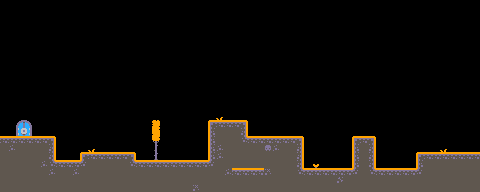

Rendered tile map (Tiled .tmx) drawn with the repository's tilesets; below, a short description and the full map source, tile grids included:
An orthogonal 60x24 tile map with 8x8 px tiles, 1 tile layer (ground) and 38 objects (3x ground-enemy, player, finish).

<map version="1.10" tiledversion="1.11.2" orientation="orthogonal" renderorder="right-down" width="60" height="24" tilewidth="8" tileheight="8" infinite="0" nextlayerid="8" nextobjectid="102">
 <editorsettings>
  <export target="../maps/map3.json" format="json" />
 </editorsettings>
 <tileset firstgid="1" name="tilemap_packed" tilewidth="8" tileheight="8" tilecount="150" columns="15">
  <image source="../tilemap_packed.png" width="120" height="80" />
 </tileset>
 <layer id="1" name="ground" width="60" height="24">
  <data encoding="csv">
0,0,0,0,0,0,0,0,0,0,0,0,0,0,0,0,0,0,0,0,0,0,0,0,0,0,0,0,0,0,0,0,0,0,0,0,0,0,0,0,0,0,0,0,0,0,0,0,0,0,0,0,0,0,0,0,0,0,0,0,
0,0,0,0,0,0,0,0,0,0,0,0,0,0,0,0,0,0,0,0,0,0,0,0,0,0,0,0,0,0,0,0,0,0,0,0,0,0,0,0,0,0,0,0,0,0,0,0,0,0,0,0,0,0,0,0,0,0,0,0,
0,0,0,0,0,0,0,0,0,0,0,0,0,0,0,0,0,0,0,0,0,0,0,0,0,0,0,0,0,0,0,0,0,0,0,0,0,0,0,0,0,0,0,0,0,0,0,0,0,0,0,0,0,0,0,0,0,0,0,0,
0,0,0,0,0,0,0,0,0,0,0,0,0,0,0,0,0,0,0,0,0,0,0,0,0,0,0,0,0,0,0,0,0,0,0,0,0,0,0,0,0,0,0,0,0,0,0,0,0,0,0,0,0,0,0,0,0,0,0,0,
0,0,0,0,0,0,0,0,0,0,0,0,0,0,0,0,0,0,0,0,0,0,0,0,0,0,0,0,0,0,0,0,0,0,0,0,0,0,0,0,0,0,0,0,0,0,0,0,0,0,0,0,0,0,0,0,0,0,0,0,
0,0,0,0,0,0,0,0,0,0,0,0,0,0,0,0,0,0,0,0,0,0,0,0,0,0,0,0,0,0,0,0,0,0,0,0,0,0,0,0,0,0,0,0,0,0,0,0,0,0,0,0,0,0,0,0,0,0,0,0,
0,0,0,0,0,0,0,0,0,0,0,0,0,0,0,0,0,0,0,0,0,0,0,0,0,0,0,0,0,0,0,0,0,0,0,0,0,0,0,0,0,0,0,0,0,0,0,0,0,0,0,0,0,0,0,0,0,0,0,0,
0,0,0,0,0,0,0,0,0,0,0,0,0,0,0,0,0,0,0,0,0,0,0,0,0,0,0,0,0,0,0,0,0,0,0,0,0,0,0,0,0,0,0,0,0,0,0,0,0,0,0,0,0,0,0,0,0,0,0,0,
0,0,0,0,0,0,0,0,0,0,0,0,0,0,0,0,0,0,0,0,0,0,0,0,0,0,0,0,0,0,0,0,0,0,0,0,0,0,0,0,0,0,0,0,0,0,0,0,0,0,0,0,0,0,0,0,0,0,0,0,
0,0,0,0,0,0,0,0,0,0,0,0,0,0,0,0,0,0,0,0,0,0,0,0,0,0,0,0,0,0,0,0,0,0,0,0,0,0,0,0,0,0,0,0,0,0,0,0,0,0,0,0,0,0,0,0,0,0,0,0,
0,0,0,0,0,0,0,0,0,0,0,0,0,0,0,0,0,0,0,0,0,0,0,0,0,0,0,0,0,0,0,0,0,0,0,0,0,0,0,0,0,0,0,0,0,0,0,0,0,0,0,0,0,0,0,0,0,0,0,0,
0,0,0,0,0,0,0,0,0,0,0,0,0,0,0,0,0,0,0,0,0,0,0,0,0,0,0,0,0,0,0,0,0,0,0,0,0,0,0,0,0,0,0,0,0,0,0,0,0,0,0,0,0,0,0,0,0,0,0,0,
0,0,0,0,0,0,0,0,0,0,0,0,0,0,0,0,0,0,0,0,0,0,0,0,0,0,0,0,0,0,0,0,0,0,0,0,0,0,0,0,0,0,0,0,0,0,0,0,0,0,0,0,0,0,0,0,0,0,0,0,
0,0,0,0,0,0,0,0,0,0,0,0,0,0,0,0,0,0,0,0,0,0,0,0,0,0,0,0,0,0,0,0,0,0,0,0,0,0,0,0,0,0,0,0,0,0,0,0,0,0,0,0,0,0,0,0,0,0,0,0,
0,0,0,0,0,0,0,0,0,0,0,0,0,0,0,0,0,0,0,0,0,0,0,0,0,0,0,66,0,0,0,0,0,0,0,0,0,0,0,0,0,0,0,0,0,0,0,0,0,0,0,0,0,0,0,0,0,0,0,0,
0,0,102,103,0,0,0,0,0,0,0,0,0,0,0,0,0,0,0,2,0,0,0,0,0,0,64,35,35,35,65,0,0,0,0,0,0,0,0,0,0,0,0,0,0,0,0,0,0,0,0,0,0,0,0,0,0,0,0,0,
0,0,117,118,0,0,0,0,0,0,0,0,0,0,0,0,0,0,0,17,0,0,0,0,0,0,21,3,3,3,19,0,0,0,0,0,0,0,0,0,0,0,0,0,0,0,0,0,0,0,0,0,0,0,0,0,0,0,0,0,
35,35,35,35,35,35,65,0,0,0,0,0,0,0,0,0,0,0,0,32,0,0,0,0,0,0,21,3,3,3,34,35,35,35,35,35,35,65,0,0,0,0,0,0,64,35,65,0,0,0,0,0,0,0,0,0,0,0,0,0,
3,18,3,3,3,3,19,0,0,0,0,66,0,0,0,0,0,0,0,47,0,0,0,0,0,0,21,18,3,3,3,3,3,40,18,3,3,19,0,0,0,0,0,0,21,3,19,0,0,0,0,0,0,0,0,66,0,0,0,0,
3,3,3,3,3,3,19,0,0,0,64,35,35,35,35,35,65,0,0,62,0,0,0,0,0,0,21,18,3,3,3,3,3,3,3,3,3,19,0,0,0,0,0,0,21,3,19,0,0,0,0,0,64,35,35,35,35,35,35,35,
3,3,3,3,3,18,34,35,35,35,36,3,3,3,3,3,34,35,35,35,35,35,35,35,35,35,36,3,3,3,3,3,3,3,3,3,3,19,0,81,0,0,0,0,21,3,19,0,0,0,0,0,21,3,3,3,3,3,3,3,
3,3,3,3,3,3,18,3,3,18,3,3,3,3,3,3,3,3,3,3,3,3,3,3,3,3,3,3,18,35,35,35,35,33,3,3,3,34,35,35,35,35,35,35,36,3,34,35,35,35,35,35,36,3,3,3,3,3,3,3,
3,3,3,3,3,3,3,3,3,3,3,3,3,3,3,3,3,3,3,3,3,3,3,3,3,3,3,3,3,3,3,3,3,3,3,3,3,3,3,3,3,3,10,3,3,3,3,3,3,3,3,3,3,3,3,3,3,3,3,3,
3,3,3,3,3,3,3,3,3,3,3,3,3,3,3,3,3,3,3,3,3,3,3,3,33,3,3,3,3,3,3,3,3,3,3,3,3,3,3,3,3,3,3,3,3,3,3,3,3,3,3,3,3,3,3,3,3,3,3,3
</data>
 </layer>
 <objectgroup id="7" name="world">
  <object id="16" name="player" gid="106" x="19.6121" y="128.244" width="8" height="8" />
  <object id="17" name="finish" gid="74" x="464" y="152" width="8" height="8" />
  <object id="29" x="167.06" y="111.517" width="0.331609" height="0.331609" />
 </objectgroup>
 <objectgroup id="4" name="coins">
  <object id="49" gid="89" x="336" y="128" width="8" height="8" />
  <object id="64" gid="89" x="168" y="128" width="8" height="8" />
  <object id="66" gid="89" x="176" y="128" width="8" height="8" />
  <object id="67" gid="89" x="128" y="128" width="8" height="8" />
  <object id="69" gid="89" x="120" y="128" width="8" height="8" />
  <object id="70" gid="89" x="104" y="128" width="8" height="8" />
  <object id="74" gid="89" x="216" y="96" width="8" height="8" />
  <object id="75" gid="89" x="224" y="96" width="8" height="8" />
  <object id="77" gid="89" x="232" y="96" width="8" height="8" />
  <object id="85" gid="89" x="384" y="120" width="8" height="8" />
  <object id="86" gid="89" x="384" y="136" width="8" height="8" />
  <object id="87" gid="89" x="384" y="128" width="8" height="8" />
  <object id="89" gid="89" x="176" y="136" width="8" height="8" />
  <object id="90" gid="89" x="168" y="136" width="8" height="8" />
  <object id="91" gid="89" x="288" y="128" width="8" height="8" />
  <object id="93" gid="89" x="112" y="128" width="8" height="8" />
  <object id="94" gid="89" x="336" y="120" width="8" height="8" />
  <object id="95" gid="89" x="280" y="128" width="8" height="8" />
  <object id="98" gid="89" x="336" y="136" width="8" height="8" />
 </objectgroup>
 <objectgroup id="5" name="enemies">
  <object id="25" name="ground-enemy" gid="115" x="232" y="120" width="8" height="8" />
  <object id="26" name="ground-enemy" gid="115" x="176" y="160" width="8" height="8" />
  <object id="38" name="ground-enemy" gid="115" x="320" y="168" width="8" height="8" />
 </objectgroup>
 <objectgroup id="6" name="jumpers">
  <object id="33" gid="16" x="336" y="168" width="8" height="8" />
  <object id="78" gid="16" x="192" y="160" width="8" height="8" />
 </objectgroup>
 <objectgroup id="2" name="spikes">
  <object id="37" gid="76" x="296" y="136" width="8" height="8" />
  <object id="79" gid="76" x="272" y="136" width="8" height="8" />
  <object id="80" gid="76" x="360" y="136" width="8" height="8" />
  <object id="81" gid="76" x="368" y="136" width="8" height="8" />
  <object id="82" gid="76" x="376" y="168" width="8" height="8" />
  <object id="83" gid="76" x="400" y="168" width="8" height="8" />
  <object id="84" gid="76" x="424" y="152" width="8" height="8" />
  <object id="88" gid="76" x="352" y="136" width="8" height="8" />
  <object id="99" gid="76" x="408" y="168" width="8" height="8" />
  <object id="100" gid="76" x="120" y="152" width="8" height="8" />
  <object id="101" gid="76" x="112" y="152" width="8" height="8" />
 </objectgroup>
</map>
